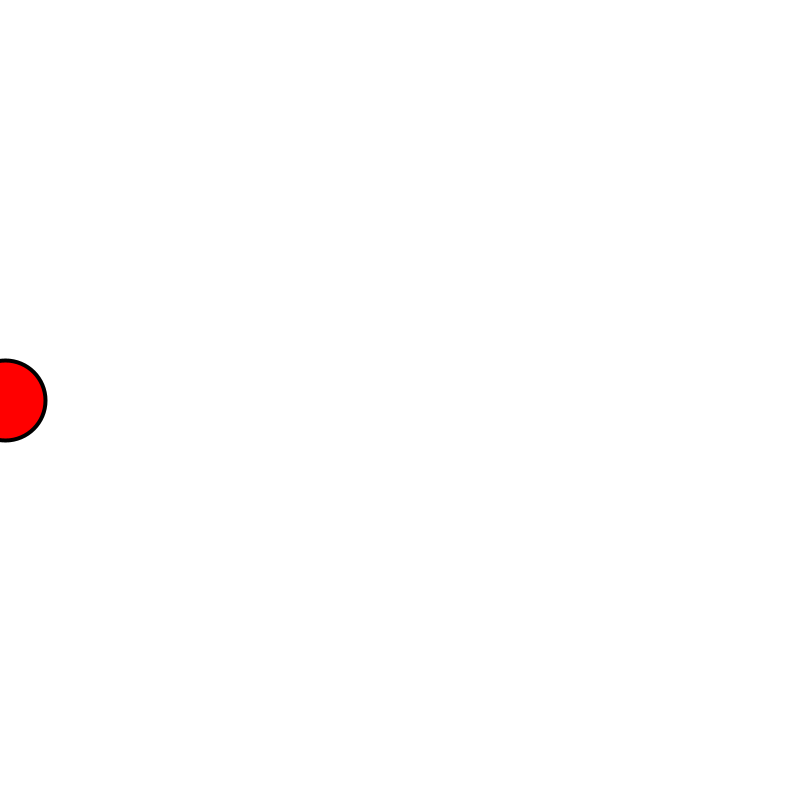
Frame 1 (no input)
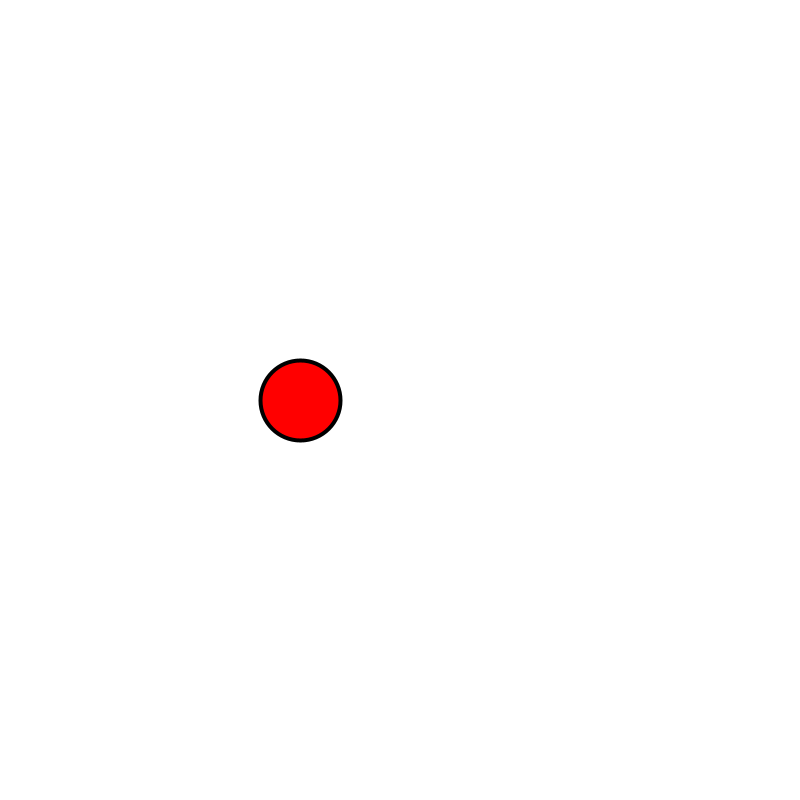
Frame 60 (the mouse pressed at the canvas centre just before this capture)
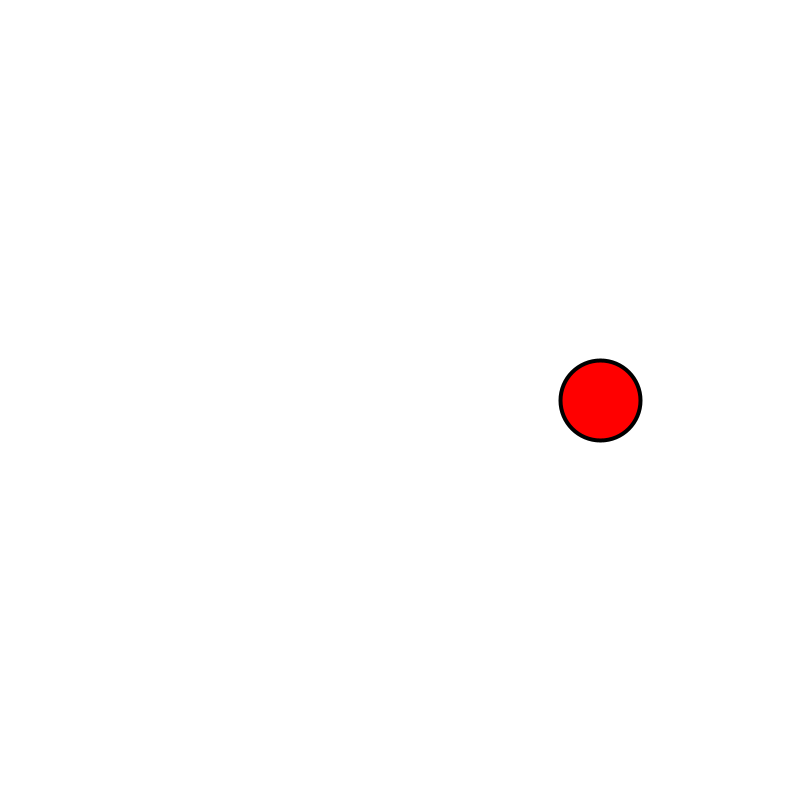
Frame 120 (the mouse held since frame 60 and released just before this capture)

The Processing sketch that drew these frames (run headless with seeded random() and noise(); from frame 60 on, the mouse is pressed at the canvas centre):

// Processing sketch: linearMotion02
// ── linearMotion02.pde

float x, y;

float stepX = 5.0;

void setup(){
  size(800,800);
  frameRate(30);
  
  x = 0;
  y = height/2;
}


void draw(){
  
  background(255);
  
  x += stepX;
  
  fill(255,0,0); strokeWeight(4);
  ellipse(x, y, 80, 80);
  
  if(x>width){
    x = 0;
  }
}
